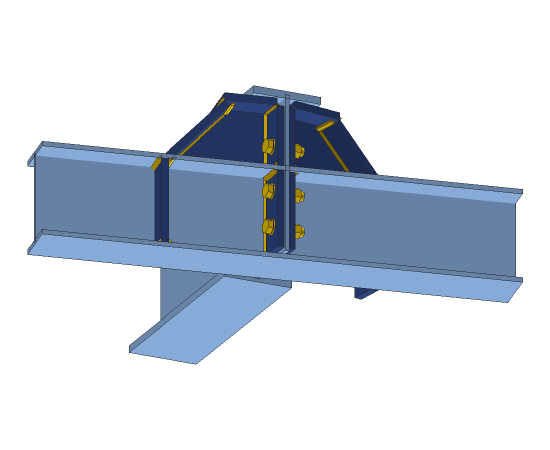
#> input picture 26016/design-report/v21_idea/L2-R12-E1/r12_under.png, 1100 x 900 px, found by its file name (shown at 1/2 size)
$ python draw_r12_asbuilt2.py
#> lines starting #> are read from the running program, lines starting #| are printed output that depends on the picture
"""L2-R12-E1 as built v21 (corrected = variant 4): IDEA views + true plan view from the model geometry + Wing's three comments.
py -3.11 draw_r12_asbuilt2.py"""
import json, math, re
from PIL import Image, ImageDraw, ImageFont
R = r"C:\Sofistik workflow\idea-statica\v21\R12"; V = R + r"\var_V4s"
A, B, S = [Image.open(V + f).convert("RGB") for f in (r"\r12_under.png", r"\r12_top.png", r"\report\strain.png")]
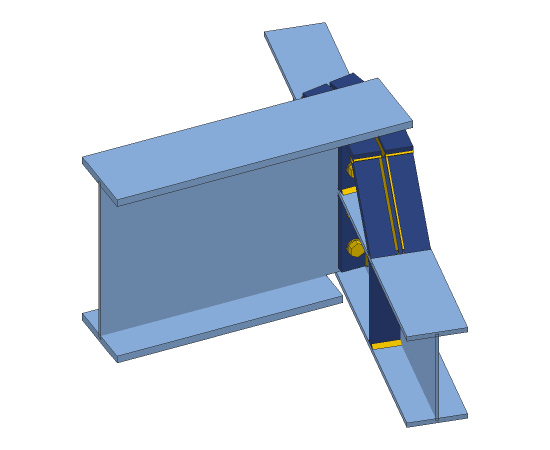
#> input picture 26016/design-report/v21_idea/L2-R12-E1/r12_top.png, 1100 x 900 px, found by its file name (shown at 1/2 size)
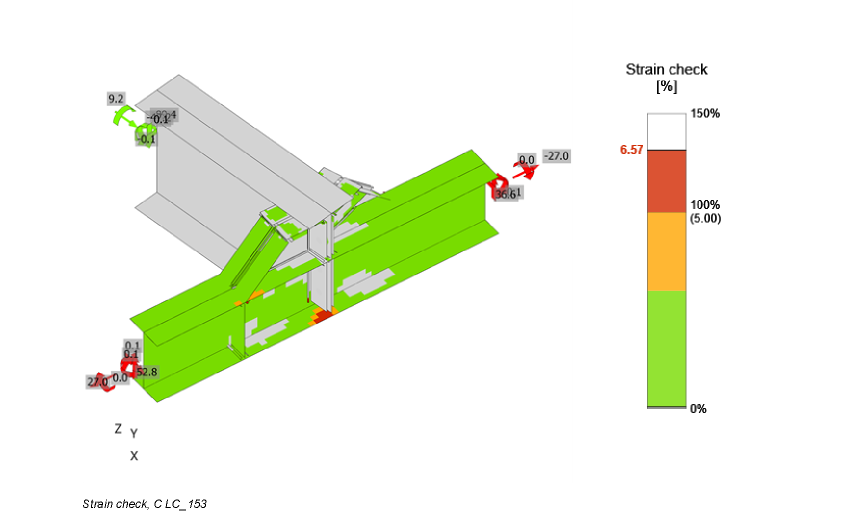
#> input picture 26016/design-report/v21_idea/L2-R12-E1/L2-R12-E1_strain_LC153.png, 1700 x 1056 px, given in place of strain.png, which was not available (shown at 1/2 size)
#> A is the input picture: PIL image 1100x900 RGB; mean R, G, B 207.6, 215.5, 225.8
#> B is the input picture: PIL image 1100x900 RGB; mean R, G, B 205.1, 214.9, 227.7
#> S is the input picture: PIL image 1700x1056 RGB; mean R, G, B 239.8, 245.5, 228.1
S = S.resize((int(S.width * 0.62), int(S.height * 0.62)))
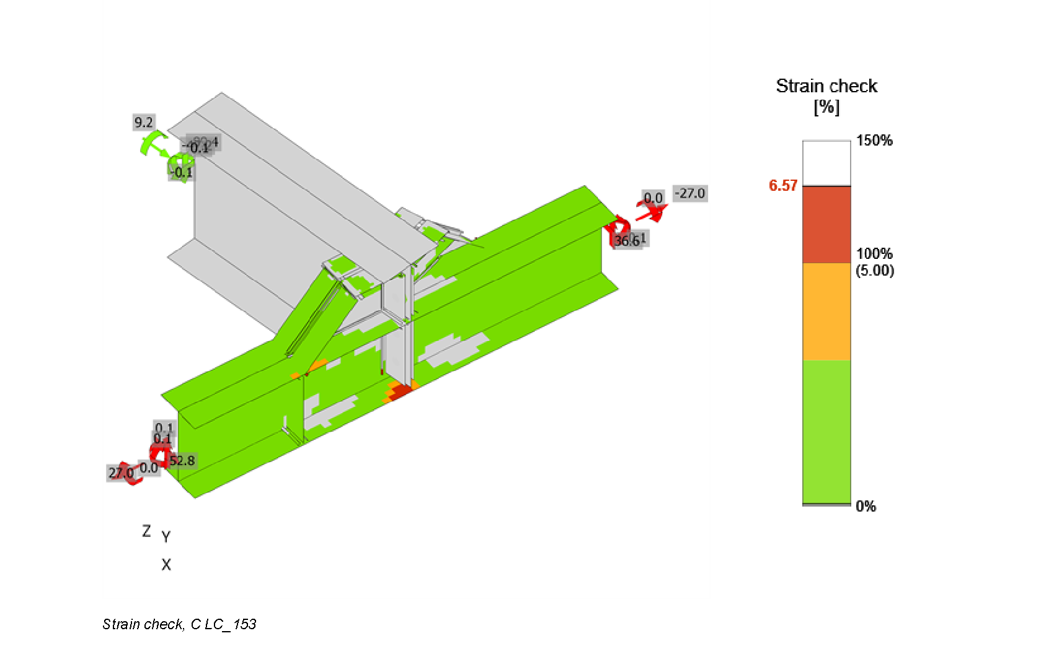
#> S: PIL image 1054x654 RGB; mean R, G, B 239.8, 245.5, 228.1
#> (the run stopped early here; a loop or call above may not have finished)
